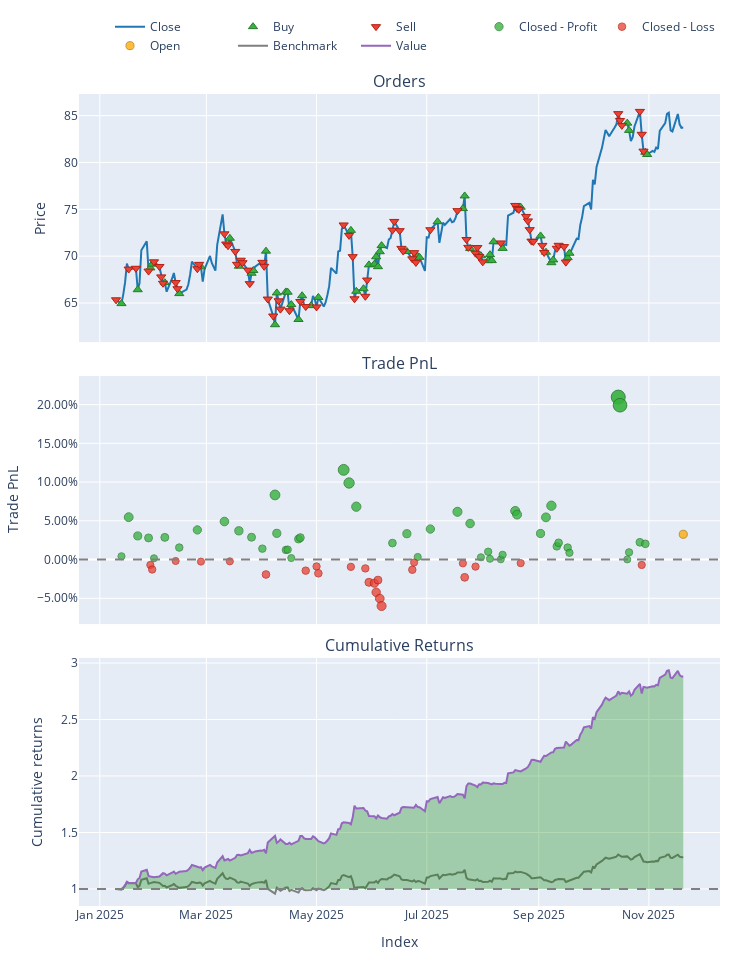

Source (notebook cell):
### Markdown cell above
#### NEE - YES

### Code cell
# 2. Load Data
try:
    # ensuring your path is correct
    data = pd.read_csv('data/processed/NEE_processed_2022.csv')
    if 'Date' in data.columns:
        data['Date'] = pd.to_datetime(data['Date'])
        data.set_index('Date', inplace=True)
    print("Data loaded successfully.")
except FileNotFoundError:
    print("Error: Data file not found. Check path.")
    sys.exit()

# 3. Split Train/Test
split_idx = int(len(data) * 0.7)
train_df = data.iloc[:split_idx]
test_df = data.iloc[split_idx:]

# --- TRAINING PHASE ---
print("Training PPO Agent...")

# Initialize Trainer (Pass config if needed, or defaults)
trainer = ModelTrainerRL(config['reinforcement_learning'])
env_params = config['reinforcement_learning']['environment']

# Create Training Environment
env_train = TradingEnvRL(
    train_df, 
    initial_balance=env_params.get('initial_balance', 10000),
    commission=env_params.get('commission', 0.001),
    lookback_window=env_params.get('lookback_window', 30),
    reward_func='profit'
)

# Train and Save
# This automatically handles the VecNormalize wrapper creation
result = trainer.train_ppo(env_train) 

# IMPORTANT: Save the model and the normalization stats to disk
# We will reload them for the test phase to ensure consistency
save_path = "models/"
trainer.save_models(save_path)
print("Training Complete. Models saved.")

# --- INFERENCE PHASE (UPDATED) ---
print("Generating Agent Predictions on Test Data...")

# 1. Load the Trained Model
model = PPO.load(os.path.join(save_path, "ppo_model"))

# 2. Create the Test Environment
# Must have the same observation space (columns) as training
env_test = TradingEnvRL(
    test_df, 
    initial_balance=env_params.get('initial_balance', 100000),
    commission=env_params.get('commission', 0.001),
    lookback_window=env_params.get('lookback_window', 30),
    reward_func='profit' 
)

# 3. Wrap it in DummyVecEnv (Required for SB3)
vec_env_test = DummyVecEnv([lambda: env_test])

# 4. Load Normalization Statistics
# This applies the Training Mean/Variance to the Test Data (Crucial!)
norm_path = os.path.join(save_path, "ppo_vecnormalize.pkl")
if os.path.exists(norm_path):
    vec_env_test = VecNormalize.load(norm_path, vec_env_test)
    vec_env_test.training = False     # Do not update stats on test data
    vec_env_test.norm_reward = False  # Do not normalize rewards for testing
else:
    print("WARNING: Normalization stats not found. Model predictions may be garbage.")

# 5. Run Inference Loop
obs = vec_env_test.reset()
done = [False]  # VecEnv returns done as a list/array
actions = []

while not done[0]:
    # Predict action (obs is now correctly scaled)
    action, _ = model.predict(obs, deterministic=True)
    actions.append(action[0]) # Extract single action
    
    # Step the environment
    obs, _, done, _ = vec_env_test.step(action)

print(f"Generated {len(actions)} actions.")


# --- BACKTESTING PHASE ---
print("Running Backtest...")

backtester = PortfolioBacktesterRL(env_params) 

# Note: 'actions' corresponds to the period [lookback_window : end]
# Ensure your backtester handles this alignment. 
# Usually, passing the full price_data and the lookback_window allows 
# the backtester to slice the prices correctly to match the actions.
portfolio = backtester.run_backtest(
    price_data=test_df['close'], 
    predicted_weights=np.array(actions).flatten(),
    lookback_window=env_params.get('lookback_window', 30)
)

comparison = backtester.compare_with_buy_and_hold_rl()

# Show Metrics
metrics = backtester.get_performance_metrics()
print("\n--- Strategy Performance ---")
for k, v in metrics.items():
    print(f"{k}: {v:.4f}")
    
# Plot
portfolio.plot().show()

### Figure 1 — Plotly figure (JSON) as saved in the notebook; plotly's stock layout.template omitted (floating-point values rounded to 4 significant figures; data arrays with more than 128 entries replaced by an {"elided": "..."} marker saying what was removed)
{"data": [{"legendgroup": "0", "line": {"color": "#1f77b4"}, "name": "Close", "showlegend": true, "type": "scatter", "uid": "927e0157-32bc-4e59-96fa-279397ef5dfb", "x": {"elided": "218 str values"}, "xaxis": "x", "y": {"elided": "218 float values"}, "yaxis": "y"}, {"customdata": {"elided": "54x3 float values"}, "hovertemplate": "Order Id: %{customdata[0]}<br>Timestamp: %{x}<br>Price: %{y}<br>Size: %{customdata[1]:.6f}<br>Fees: %{customdata[2]:.6f}", "legendgroup": "1", "marker": {"color": "#37B13F", "line": {"color": "rgb(38,123,44)", "width": 1}, "size": 8, "symbol": "triangle-up"}, "mode": "markers", "name": "Buy", "type": "scatter", "uid": "8893c2f3-a28d-49ef-9e22-7d280001dfd1", "x": ["2025-01-13T00:00:00-05:00", "2025-01-22T00:00:00-05:00", "2025-01-29T00:00:00-05:00", "2025-01-30T00:00:00-05:00", "2025-02-06T00:00:00-05:00", "2025-02-14T00:00:00-05:00", "2025-02-26T00:00:00-05:00", "2025-03-14T00:00:00-04:00", "2025-03-19T00:00:00-04:00", "2025-03-26T00:00:00-04:00", "2025-03-27T00:00:00-04:00", "2025-04-03T00:00:00-04:00", "2025-04-08T00:00:00-04:00", "2025-04-09T00:00:00-04:00", "2025-04-14T00:00:00-04:00", "2025-04-15T00:00:00-04:00", "2025-04-17T00:00:00-04:00", "2025-04-21T00:00:00-04:00", "2025-04-23T00:00:00-04:00", "2025-04-28T00:00:00-04:00", "2025-05-02T00:00:00-04:00", "2025-05-20T00:00:00-04:00", "2025-05-23T00:00:00-04:00", "2025-05-27T00:00:00-04:00", "2025-05-30T00:00:00-04:00", "2025-06-02T00:00:00-04:00", "2025-06-03T00:00:00-04:00", "2025-06-04T00:00:00-04:00", "2025-06-05T00:00:00-04:00", "2025-06-06T00:00:00-04:00", "2025-06-20T00:00:00-04:00", "2025-06-26T00:00:00-04:00", "2025-06-27T00:00:00-04:00", "2025-07-07T00:00:00-04:00", "2025-07-21T00:00:00-04:00", "2025-07-22T00:00:00-04:00", "2025-07-25T00:00:00-04:00", "2025-07-31T00:00:00-04:00", "2025-08-04T00:00:00-04:00", "2025-08-05T00:00:00-04:00", "2025-08-06T00:00:00-04:00", "2025-08-07T00:00:00-04:00", "2025-08-12T00:00:00-04:00", "2025-08-22T00:00:00-04:00", "2025-09-02T00:00:00-04:00", "2025-09-05T00:00:00-04:00", "2025-09-08T00:00:00-04:00", "2025-09-09T00:00:00-04:00", "2025-09-17T00:00:00-04:00", "2025-09-18T00:00:00-04:00", "2025-10-20T00:00:00-04:00", "2025-10-21T00:00:00-04:00", "2025-10-30T00:00:00-04:00", "2025-10-31T00:00:00-04:00"], "xaxis": "x", "y": [64.93, 66.42, 68.75, 69.14, 67.17, 66.0, 68.86, 71.91, 68.93, 68.18, 68.47, 70.53, 62.68, 66.08, 66.18, 66.15, 64.83, 63.24, 65.77, 64.72, 65.6, 72.75, 66.25, 66.53, 69.07, 69.14, 69.93, 68.88, 70.47, 71.12, 70.5, 69.97, 69.87, 73.68, 75.08, 76.43, 70.82, 70.04, 69.52, 70.16, 69.53, 71.54, 70.83, 75.22, 72.16, 70.42, 69.3, 69.6, 69.84, 70.31, 84.2, 83.43, 81.09, 80.85], "yaxis": "y"}, {"customdata": {"elided": "74x3 float values"}, "hovertemplate": "Order Id: %{customdata[0]}<br>Timestamp: %{x}<br>Price: %{y}<br>Size: %{customdata[1]:.6f}<br>Fees: %{customdata[2]:.6f}", "legendgroup": "2", "marker": {"color": "#EA4335", "line": {"color": "rgb(181,31,18)", "width": 1}, "size": 8, "symbol": "triangle-down"}, "mode": "markers", "name": "Sell", "type": "scatter", "uid": "c2313d90-eed7-41fc-97b5-12037161eadd", "x": ["2025-01-10T00:00:00-05:00", "2025-01-17T00:00:00-05:00", "2025-01-21T00:00:00-05:00", "2025-01-28T00:00:00-05:00", "2025-01-31T00:00:00-05:00", "2025-02-03T00:00:00-05:00", "2025-02-04T00:00:00-05:00", "2025-02-05T00:00:00-05:00", "2025-02-12T00:00:00-05:00", "2025-02-13T00:00:00-05:00", "2025-02-24T00:00:00-05:00", "2025-02-25T00:00:00-05:00", "2025-03-11T00:00:00-04:00", "2025-03-12T00:00:00-04:00", "2025-03-13T00:00:00-04:00", "2025-03-17T00:00:00-04:00", "2025-03-18T00:00:00-04:00", "2025-03-20T00:00:00-04:00", "2025-03-21T00:00:00-04:00", "2025-03-24T00:00:00-04:00", "2025-03-25T00:00:00-04:00", "2025-04-01T00:00:00-04:00", "2025-04-02T00:00:00-04:00", "2025-04-04T00:00:00-04:00", "2025-04-07T00:00:00-04:00", "2025-04-10T00:00:00-04:00", "2025-04-11T00:00:00-04:00", "2025-04-16T00:00:00-04:00", "2025-04-22T00:00:00-04:00", "2025-04-25T00:00:00-04:00", "2025-05-01T00:00:00-04:00", "2025-05-16T00:00:00-04:00", "2025-05-19T00:00:00-04:00", "2025-05-21T00:00:00-04:00", "2025-05-22T00:00:00-04:00", "2025-05-28T00:00:00-04:00", "2025-05-29T00:00:00-04:00", "2025-06-12T00:00:00-04:00", "2025-06-13T00:00:00-04:00", "2025-06-16T00:00:00-04:00", "2025-06-17T00:00:00-04:00", "2025-06-18T00:00:00-04:00", "2025-06-23T00:00:00-04:00", "2025-06-24T00:00:00-04:00", "2025-06-25T00:00:00-04:00", "2025-07-03T00:00:00-04:00", "2025-07-18T00:00:00-04:00", "2025-07-23T00:00:00-04:00", "2025-07-24T00:00:00-04:00", "2025-07-28T00:00:00-04:00", "2025-07-29T00:00:00-04:00", "2025-07-30T00:00:00-04:00", "2025-08-01T00:00:00-04:00", "2025-08-11T00:00:00-04:00", "2025-08-19T00:00:00-04:00", "2025-08-20T00:00:00-04:00", "2025-08-21T00:00:00-04:00", "2025-08-25T00:00:00-04:00", "2025-08-26T00:00:00-04:00", "2025-08-27T00:00:00-04:00", "2025-08-28T00:00:00-04:00", "2025-08-29T00:00:00-04:00", "2025-09-03T00:00:00-04:00", "2025-09-04T00:00:00-04:00", "2025-09-11T00:00:00-04:00", "2025-09-12T00:00:00-04:00", "2025-09-15T00:00:00-04:00", "2025-09-16T00:00:00-04:00", "2025-10-15T00:00:00-04:00", "2025-10-16T00:00:00-04:00", "2025-10-17T00:00:00-04:00", "2025-10-27T00:00:00-04:00", "2025-10-28T00:00:00-04:00", "2025-10-29T00:00:00-04:00"], "xaxis": "x", "y": [65.34, 68.62, 68.71, 68.41, 69.4, 68.9, 67.79, 67.11, 67.18, 66.52, 68.66, 69.12, 72.38, 71.3, 71.11, 70.5, 69.13, 69.57, 69.3, 68.51, 67.06, 69.34, 68.91, 65.42, 63.61, 65.23, 64.35, 64.18, 65.16, 64.62, 64.58, 73.33, 72.22, 69.95, 65.45, 65.71, 67.45, 72.78, 73.71, 72.72, 70.83, 70.54, 69.72, 70.38, 69.33, 72.82, 74.86, 71.78, 70.94, 70.32, 70.92, 69.97, 69.39, 71.41, 75.41, 75.09, 74.99, 74.24, 73.77, 72.83, 71.61, 71.57, 71.15, 70.39, 70.84, 71.16, 71.02, 69.36, 85.21, 84.48, 83.96, 85.45, 83.01, 81.21], "yaxis": "y"}, {"customdata": {"elided": "48x4 float values"}, "hovertemplate": "Exit Trade Id: %{customdata[0]}<br>Position Id: %{customdata[1]}<br>Exit Timestamp: %{x}<br>PnL: %{customdata[2]:.6f}<br>Return: %{customdata[3]:.2%}", "legendgroup": "3", "marker": {"color": "#37B13F", "line": {"color": "rgb(38,123,44)", "width": 1}, "opacity": [0.7529, 0.789, 0.7717, 0.7699, 0.7511, 0.7704, 0.761, 0.7773, 0.785, 0.7764, 0.7705, 0.76, 0.8096, 0.7741, 0.7587, 0.7591, 0.7513, 0.7688, 0.7701, 0.8328, 0.8206, 0.7987, 0.7651, 0.7738, 0.7523, 0.7781, 0.794, 0.7832, 0.752, 0.7571, 0.7506, 0.7501, 0.7543, 0.7947, 0.7915, 0.774, 0.7889, 0.7996, 0.7621, 0.7654, 0.761, 0.7561, 0.9, 0.8925, 0.75, 0.7566, 0.7658, 0.7644], "size": [7.137, 8.822, 8.014, 7.927, 7.05, 7.951, 7.512, 8.272, 8.634, 8.234, 7.958, 7.465, 9.781, 8.125, 7.408, 7.422, 7.06, 7.879, 7.94, 10.86, 10.3, 9.275, 7.705, 8.11, 7.106, 8.31, 9.055, 8.548, 7.093, 7.333, 7.028, 7.003, 7.201, 9.088, 8.935, 8.118, 8.814, 9.317, 7.564, 7.716, 7.511, 7.287, 14.0, 13.65, 7.0, 7.307, 7.739, 7.672], "symbol": "circle"}, "mode": "markers", "name": "Closed - Profit", "type": "scatter", "uid": "03f23479-e6ec-4333-9b25-fbd19932b1e3", "x": ["2025-01-13T00:00:00-05:00", "2025-01-17T00:00:00-05:00", "2025-01-22T00:00:00-05:00", "2025-01-28T00:00:00-05:00", "2025-01-31T00:00:00-05:00", "2025-02-06T00:00:00-05:00", "2025-02-14T00:00:00-05:00", "2025-02-24T00:00:00-05:00", "2025-03-11T00:00:00-04:00", "2025-03-19T00:00:00-04:00", "2025-03-26T00:00:00-04:00", "2025-04-01T00:00:00-04:00", "2025-04-08T00:00:00-04:00", "2025-04-09T00:00:00-04:00", "2025-04-14T00:00:00-04:00", "2025-04-15T00:00:00-04:00", "2025-04-17T00:00:00-04:00", "2025-04-21T00:00:00-04:00", "2025-04-22T00:00:00-04:00", "2025-05-16T00:00:00-04:00", "2025-05-19T00:00:00-04:00", "2025-05-23T00:00:00-04:00", "2025-06-12T00:00:00-04:00", "2025-06-20T00:00:00-04:00", "2025-06-26T00:00:00-04:00", "2025-07-03T00:00:00-04:00", "2025-07-18T00:00:00-04:00", "2025-07-25T00:00:00-04:00", "2025-07-31T00:00:00-04:00", "2025-08-04T00:00:00-04:00", "2025-08-05T00:00:00-04:00", "2025-08-11T00:00:00-04:00", "2025-08-12T00:00:00-04:00", "2025-08-19T00:00:00-04:00", "2025-08-20T00:00:00-04:00", "2025-09-02T00:00:00-04:00", "2025-09-05T00:00:00-04:00", "2025-09-08T00:00:00-04:00", "2025-09-11T00:00:00-04:00", "2025-09-12T00:00:00-04:00", "2025-09-17T00:00:00-04:00", "2025-09-18T00:00:00-04:00", "2025-10-15T00:00:00-04:00", "2025-10-16T00:00:00-04:00", "2025-10-20T00:00:00-04:00", "2025-10-21T00:00:00-04:00", "2025-10-27T00:00:00-04:00", "2025-10-30T00:00:00-04:00"], "xaxis": "x2", "y": [0.00424, 0.05469, 0.0305, 0.0279, 0.001643, 0.02861, 0.01546, 0.03822, 0.04907, 0.03709, 0.02881, 0.01407, 0.08339, 0.03383, 0.01235, 0.01279, 0.001935, 0.02644, 0.02827, 0.1158, 0.09881, 0.06823, 0.02126, 0.03337, 0.003332, 0.03937, 0.06165, 0.04649, 0.002934, 0.01011, 0.0009921, 0.0002455, 0.006152, 0.06264, 0.05806, 0.03361, 0.05444, 0.06949, 0.01702, 0.02159, 0.01544, 0.00873, 0.2097, 0.1992, 0.0001445, 0.009335, 0.02226, 0.02026], "yaxis": "y2"}, {"customdata": [[4.0, 4.0, -119.7, -0.006967], [5.0, 4.0, -1210.0, -0.01278], [8.0, 7.0, -211.0, -0.001856], [11.0, 10.0, -315.9, -0.002663], [13.0, 12.0, -6.658, -0.002333], [17.0, 14.0, -120.3, -0.01929], [25.0, 15.0, -1176.0, -0.01431], [26.0, 15.0, -1287.0, -0.008878], [27.0, 16.0, -1330.0, -0.01776], [30.0, 18.0, -23.93, -0.009454], [32.0, 19.0, -1964.0, -0.01147], [33.0, 20.0, -235.1, -0.02937], [34.0, 20.0, -10.98, -0.0305], [35.0, 20.0, -152.4, -0.04224], [36.0, 20.0, -2636.0, -0.02654], [37.0, 20.0, -179.4, -0.05031], [38.0, 20.0, -3204.0, -0.06], [41.0, 23.0, -250.6, -0.01317], [42.0, 23.0, -107.6, -0.003816], [46.0, 26.0, -7.02, -0.0049], [47.0, 26.0, -148.4, -0.02296], [49.0, 27.0, -1757.0, -0.009091], [57.0, 32.0, -6.552, -0.004638], [70.0, 37.0, -1909.0, -0.006996]], "hovertemplate": "Exit Trade Id: %{customdata[0]}<br>Position Id: %{customdata[1]}<br>Exit Timestamp: %{x}<br>PnL: %{customdata[2]:.6f}<br>Return: %{customdata[3]:.2%}", "legendgroup": "4", "marker": {"color": "#EA4335", "line": {"color": "rgb(181,31,18)", "width": 1}, "opacity": [0.7549, 0.759, 0.7512, 0.7518, 0.7516, 0.7637, 0.7601, 0.7563, 0.7626, 0.7567, 0.7581, 0.7709, 0.7717, 0.7801, 0.7689, 0.7859, 0.7928, 0.7593, 0.7526, 0.7534, 0.7663, 0.7564, 0.7532, 0.7549], "size": [7.228, 7.422, 7.057, 7.084, 7.073, 7.639, 7.473, 7.292, 7.589, 7.311, 7.378, 7.976, 8.014, 8.406, 7.882, 8.676, 8.999, 7.435, 7.123, 7.159, 7.762, 7.299, 7.15, 7.229], "symbol": "circle"}, "mode": "markers", "name": "Closed - Loss", "type": "scatter", "uid": "429a73f9-bfe1-465f-957b-389e0c38eed5", "x": ["2025-01-29T00:00:00-05:00", "2025-01-30T00:00:00-05:00", "2025-02-12T00:00:00-05:00", "2025-02-26T00:00:00-05:00", "2025-03-14T00:00:00-04:00", "2025-04-03T00:00:00-04:00", "2025-04-25T00:00:00-04:00", "2025-05-01T00:00:00-04:00", "2025-05-02T00:00:00-04:00", "2025-05-20T00:00:00-04:00", "2025-05-28T00:00:00-04:00", "2025-05-30T00:00:00-04:00", "2025-06-02T00:00:00-04:00", "2025-06-03T00:00:00-04:00", "2025-06-04T00:00:00-04:00", "2025-06-05T00:00:00-04:00", "2025-06-06T00:00:00-04:00", "2025-06-23T00:00:00-04:00", "2025-06-24T00:00:00-04:00", "2025-07-21T00:00:00-04:00", "2025-07-22T00:00:00-04:00", "2025-07-28T00:00:00-04:00", "2025-08-22T00:00:00-04:00", "2025-10-28T00:00:00-04:00"], "xaxis": "x2", "y": [-0.006967, -0.01278, -0.001856, -0.002663, -0.002333, -0.01929, -0.01431, -0.008878, -0.01776, -0.009454, -0.01147, -0.02937, -0.0305, -0.04224, -0.02654, -0.05031, -0.06, -0.01317, -0.003816, -0.0049, -0.02296, -0.009091, -0.004638, -0.006996], "yaxis": "y2"}, {"customdata": [[72.0, 39.0, 9089.0, 0.03261]], "hovertemplate": "Exit Trade Id: %{customdata[0]}<br>Position Id: %{customdata[1]}<br>Exit Timestamp: %{x}<br>PnL: %{customdata[2]:.6f}<br>Return: %{customdata[3]:.2%}", "legendgroup": "5", "marker": {"color": "#FFAA00", "line": {"color": "rgb(178,118,0)", "width": 1}, "opacity": [0.7732], "size": [8.084], "symbol": "circle"}, "mode": "markers", "name": "Open", "type": "scatter", "uid": "65c91520-db49-4f30-8adf-961e6e265584", "x": ["2025-11-20T00:00:00-05:00"], "xaxis": "x2", "y": [0.03261], "yaxis": "y2"}, {"legendgroup": "6", "line": {"color": "#7f7f7f"}, "name": "Benchmark", "showlegend": true, "type": "scatter", "uid": "0017c85d-4a24-49d8-bb13-f396d70dcb19", "x": {"elided": "218 str values"}, "xaxis": "x3", "y": {"elided": "218 float values"}, "yaxis": "y3"}, {"hoverinfo": "skip", "legendgroup": "7", "line": {"color": "rgba(0, 0, 0, 0)", "width": 0}, "opacity": 0, "showlegend": false, "type": "scatter", "uid": "0ce9b6bb-7dc8-4bb1-8977-d7c39e9ddf7c", "x": {"elided": "218 str values"}, "xaxis": "x3", "y": {"elided": "218 int values"}, "yaxis": "y3"}, {"connectgaps": false, "fill": "tonexty", "fillcolor": "rgba(0, 128, 0, 0.3)", "hoverinfo": "skip", "legendgroup": "7", "line": {"color": "rgba(0, 0, 0, 0)", "width": 0}, "opacity": 0, "showlegend": false, "type": "scatter", "uid": "c381c8ba-a196-4962-bfd9-0c36417400e9", "x": {"elided": "218 str values"}, "xaxis": "x3", "y": {"elided": "218 float values"}, "yaxis": "y3"}, {"hoverinfo": "skip", "legendgroup": "7", "line": {"color": "rgba(0, 0, 0, 0)", "width": 0}, "opacity": 0, "showlegend": false, "type": "scatter", "uid": "b3cd1cc9-3db9-49ba-9dc7-4f75c81725d3", "x": {"elided": "218 str values"}, "xaxis": "x3", "y": {"elided": "218 int values"}, "yaxis": "y3"}, {"connectgaps": false, "fill": "tonexty", "fillcolor": "rgba(255, 0, 0, 0.3)", "hoverinfo": "skip", "legendgroup": "7", "line": {"color": "rgba(0, 0, 0, 0)", "width": 0}, "opacity": 0, "showlegend": false, "type": "scatter", "uid": "fc3b7a66-ad98-4464-90e7-1e3c5d16626f", "x": {"elided": "218 str values"}, "xaxis": "x3", "y": {"elided": "218 float values"}, "yaxis": "y3"}, {"legendgroup": "8", "line": {"color": "#9467bd"}, "name": "Value", "showlegend": true, "type": "scatter", "uid": "c8c9018d-cc3d-4dd9-9511-cbce256dfb7a", "x": {"elided": "218 str values"}, "xaxis": "x3", "y": {"elided": "218 float values"}, "yaxis": "y3"}, {"hoverinfo": "skip", "legendgroup": "7", "line": {"color": "rgba(0, 0, 0, 0)", "width": 0}, "opacity": 0, "showlegend": false, "type": "scatter", "uid": "2a69e3d4-9ba0-4b49-ad01-a6dfdbda0f4a", "x": {"elided": "218 str values"}, "xaxis": "x3", "y": {"elided": "218 int values"}, "yaxis": "y3"}], "layout": {"annotations": [{"font": {"size": 16}, "showarrow": false, "text": "Orders", "x": 0.5, "xanchor": "center", "xref": "paper", "y": 1, "yanchor": "bottom", "yref": "paper"}, {"font": {"size": 16}, "showarrow": false, "text": "Trade PnL", "x": 0.5, "xanchor": "center", "xref": "paper", "y": 0.6528, "yanchor": "bottom", "yref": "paper"}, {"font": {"size": 16}, "showarrow": false, "text": "Cumulative Returns", "x": 0.5, "xanchor": "center", "xref": "paper", "y": 0.3056, "yanchor": "bottom", "yref": "paper"}], "height": 960, "legend": {"orientation": "h", "traceorder": "normal", "x": 1, "xanchor": "right", "y": 1.042, "yanchor": "bottom"}, "margin": {"b": 30, "l": 30, "r": 30, "t": 30}, "shapes": [{"line": {"color": "gray", "dash": "dash"}, "type": "line", "x0": 0, "x1": 1, "xref": "paper", "y0": 0, "y1": 0, "yref": "y2"}, {"line": {"color": "gray", "dash": "dash"}, "type": "line", "x0": 0, "x1": 1, "xref": "paper", "y0": 1, "y1": 1, "yref": "y3"}], "showlegend": true, "width": 750, "xaxis": {"anchor": "y", "domain": [0, 1], "matches": "x3", "showticklabels": false}, "xaxis2": {"anchor": "y2", "domain": [0, 1], "matches": "x3", "showticklabels": false}, "xaxis3": {"anchor": "y3", "domain": [0, 1], "title": {"text": "Index"}}, "yaxis": {"anchor": "x", "domain": [0.6944, 1], "title": {"text": "Price"}}, "yaxis2": {"anchor": "x2", "domain": [0.3472, 0.6528], "tickformat": ".2%", "title": {"text": "Trade PnL"}}, "yaxis3": {"anchor": "x3", "domain": [0, 0.3056], "title": {"text": "Cumulative returns"}}}}
